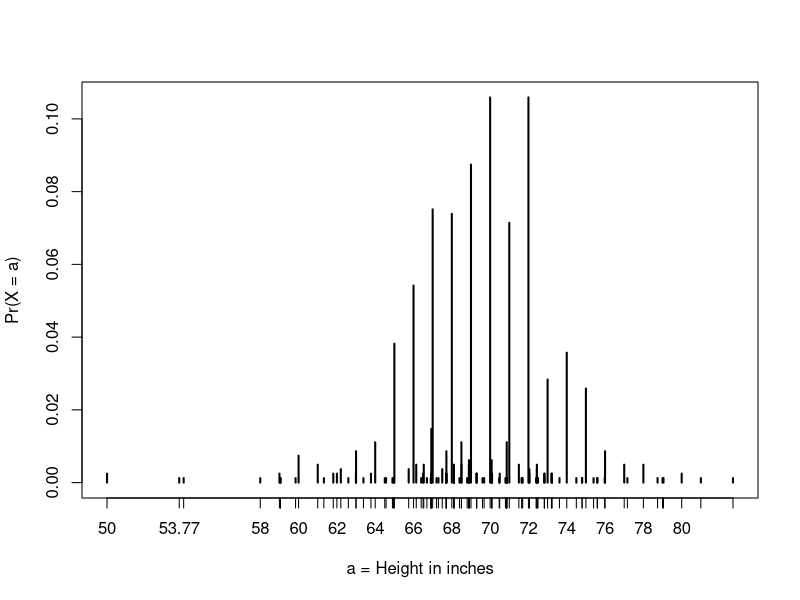
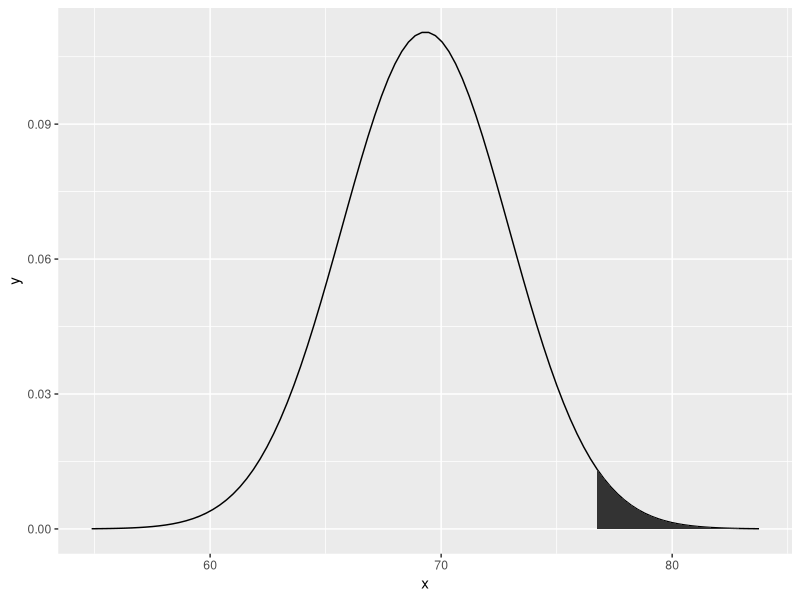
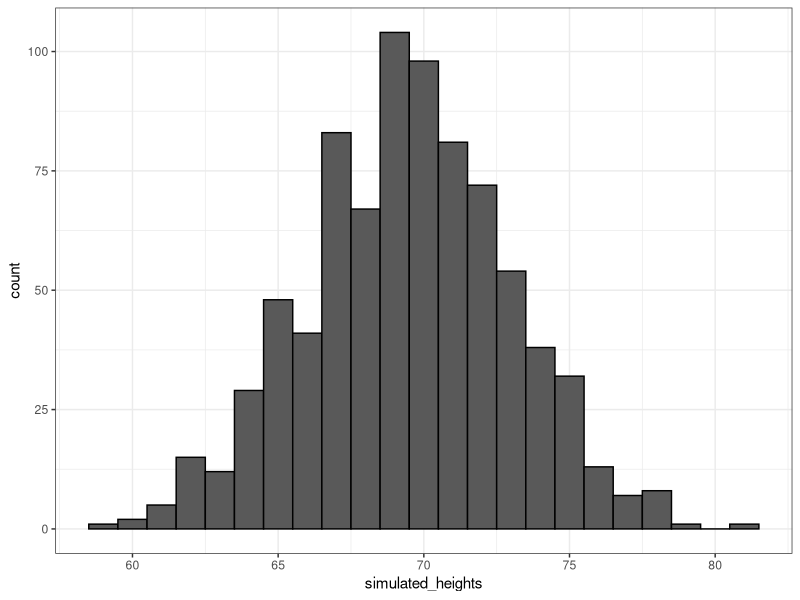
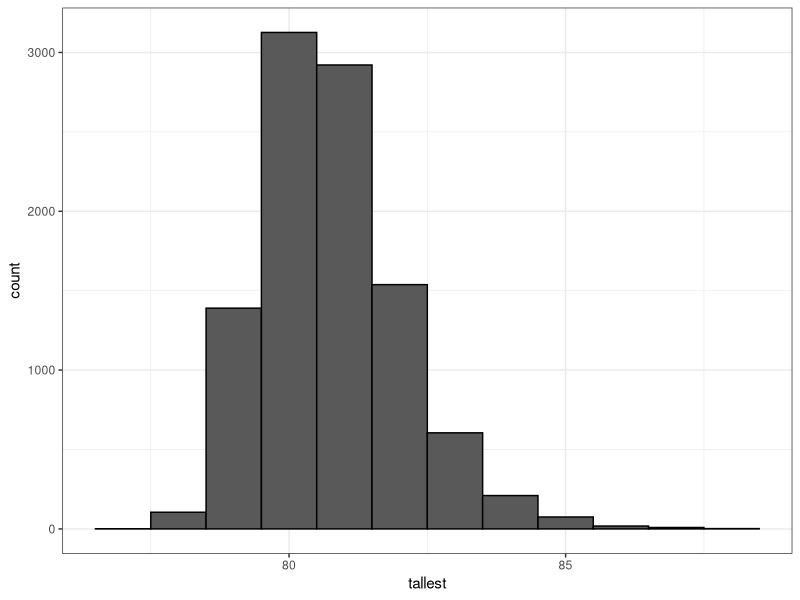
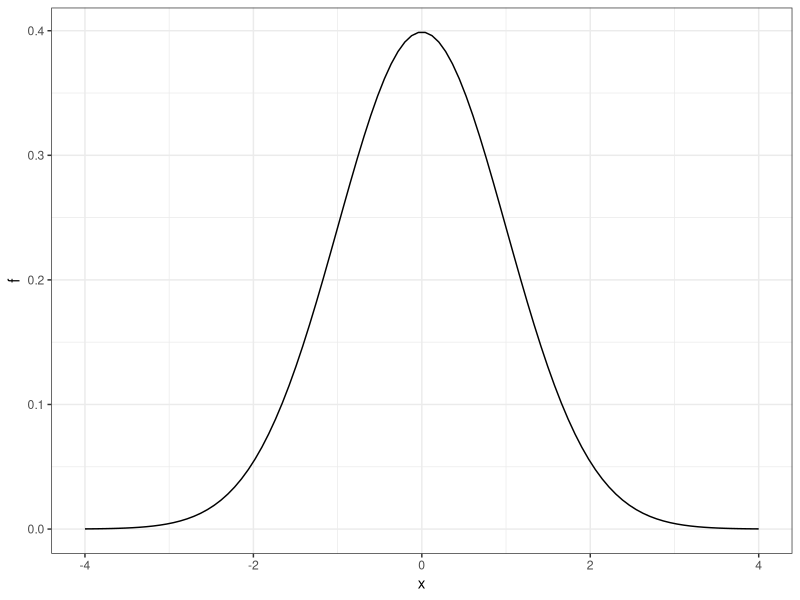

Write R code to recreate these figures, in order.
## ---- chunk 1
library(tidyverse)
library(dslabs)
data(heights)
x <- heights %>% filter(sex=="Male") %>% .$height
## ---- chunk 2
F <- function(a) mean(x<=a)
## ---- chunk 3
1 - F(70)
## ---- chunk 4
avg <- mean(x)
s <- sd(x)
1 - pnorm(70.5, avg, s)
## ---- chunk 5
plot(prop.table(table(x)), xlab = "a = Height in inches", ylab = "Pr(X = a)")
## ---- chunk 6
mean(x <= 68.5) - mean(x <= 67.5)
mean(x <= 69.5) - mean(x <= 68.5)
mean(x <= 70.5) - mean(x <= 69.5)
## ---- chunk 7
pnorm(68.5, avg, s) - pnorm(67.5, avg, s) 
pnorm(69.5, avg, s) - pnorm(68.5, avg, s) 
pnorm(70.5, avg, s) - pnorm(69.5, avg, s) 
## ---- chunk 8
mean(x <= 70.9) - mean(x<=70.1)
## ---- chunk 9
pnorm(70.9, avg, s) - pnorm(70.1, avg, s)
## ---- chunk 10
1 - pnorm(76, avg, s)
## ---- chunk 11
dat <- data_frame(x = seq(-4, 4, length=100) * s + avg,
                  y = dnorm(x, avg, s))

dat_ribbon <- filter(dat, x >= 2 * s + avg)

ggplot(dat, aes(x, y)) +
  geom_line() +
  geom_ribbon(aes(ymin = 0, ymax = y), data = dat_ribbon)
## ---- chunk 12
n <- length(x)
avg <- mean(x)
s <- sd(x)
simulated_heights <- rnorm(n, avg, s)
## ---- chunk 13
ds_theme_set()
data.frame(simulated_heights=simulated_heights) %>% ggplot(aes(simulated_heights)) + 
  geom_histogram(color="black", binwidth = 1) 
## ---- chunk 14
B <- 10000
tallest <- replicate(B, {
  simulated_data <- rnorm(800, avg, s)
  max(simulated_data)
})
## ---- chunk 15
mean(tallest >= 7*12)
## ---- chunk 16
ds_theme_set()
data.frame(tallest = tallest) %>% ggplot(aes(tallest)) + 
  geom_histogram(color="black", binwidth = 1) 
## ---- chunk 17
x <- seq(-4, 4, length.out = 100)
data.frame(x, f = dnorm(x)) %>% ggplot(aes(x, f)) + geom_line()
